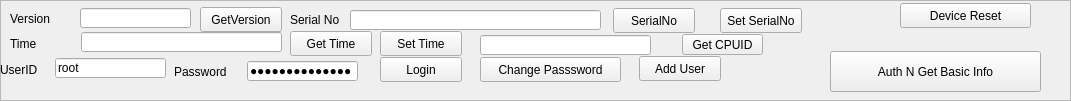
   <widget class="QFrame" name="frame_3">
    <property name="geometry">
     <rect>
      <x>6</x>
      <y>52</y>
      <width>1071</width>
      <height>101</height>
     </rect>
    </property>
    <property name="frameShape">
     <enum>QFrame::StyledPanel</enum>
    </property>
    <property name="frameShadow">
     <enum>QFrame::Raised</enum>
    </property>
    <property name="lineWidth">
     <number>4</number>
    </property>
    <property name="midLineWidth">
     <number>3</number>
    </property>
    <widget class="QLineEdit" name="lineEditVersion">
     <property name="geometry">
      <rect>
       <x>80</x>
       <y>8</y>
       <width>111</width>
       <height>20</height>
      </rect>
     </property>
    </widget>
    <widget class="QLabel" name="label">
     <property name="geometry">
      <rect>
       <x>10</x>
       <y>12</y>
       <width>60</width>
       <height>13</height>
      </rect>
     </property>
     <property name="text">
      <string>Version</string>
     </property>
    </widget>
    <widget class="QPushButton" name="pushButtonGerVersion">
     <property name="geometry">
      <rect>
       <x>200</x>
       <y>7</y>
       <width>82</width>
       <height>25</height>
      </rect>
     </property>
     <property name="text">
      <string>GetVersion</string>
     </property>
    </widget>
    <widget class="QLabel" name="label_2">
     <property name="geometry">
      <rect>
       <x>290</x>
       <y>13</y>
       <width>60</width>
       <height>13</height>
      </rect>
     </property>
     <property name="text">
      <string>Serial No</string>
     </property>
    </widget>
    <widget class="QPushButton" name="pushButtonGetSerialNo">
     <property name="geometry">
      <rect>
       <x>613</x>
       <y>8</y>
       <width>82</width>
       <height>25</height>
      </rect>
     </property>
     <property name="text">
      <string>SerialNo</string>
     </property>
    </widget>
    <widget class="QLineEdit" name="lineEditSerialNo">
     <property name="geometry">
      <rect>
       <x>350</x>
       <y>10</y>
       <width>251</width>
       <height>20</height>
      </rect>
     </property>
    </widget>
    <widget class="QPushButton" name="pushButtonDeviceReset">
     <property name="geometry">
      <rect>
       <x>900</x>
       <y>3</y>
       <width>131</width>
       <height>25</height>
      </rect>
     </property>
     <property name="text">
      <string>Device Reset</string>
     </property>
    </widget>
    <widget class="QLabel" name="label_14">
     <property name="geometry">
      <rect>
       <x>10</x>
       <y>37</y>
       <width>60</width>
       <height>13</height>
      </rect>
     </property>
     <property name="text">
      <string>Time</string>
     </property>
    </widget>
    <widget class="QLineEdit" name="lineEditRTCTime">
     <property name="geometry">
      <rect>
       <x>81</x>
       <y>32</y>
       <width>201</width>
       <height>20</height>
      </rect>
     </property>
    </widget>
    <widget class="QPushButton" name="pushButtonGetRTCTime">
     <property name="geometry">
      <rect>
       <x>290</x>
       <y>31</y>
       <width>82</width>
       <height>25</height>
      </rect>
     </property>
     <property name="text">
      <string>Get Time</string>
     </property>
    </widget>
    <widget class="QPushButton" name="pushButtonSetRTCTime">
     <property name="geometry">
      <rect>
       <x>380</x>
       <y>31</y>
       <width>82</width>
       <height>25</height>
      </rect>
     </property>
     <property name="text">
      <string>Set Time</string>
     </property>
    </widget>
    <widget class="QLabel" name="label_15">
     <property name="geometry">
      <rect>
       <x>174</x>
       <y>65</y>
       <width>60</width>
       <height>13</height>
      </rect>
     </property>
     <property name="text">
      <string>Password</string>
     </property>
    </widget>
    <widget class="QLineEdit" name="lineEditPassword">
     <property name="geometry">
      <rect>
       <x>247</x>
       <y>61</y>
       <width>111</width>
       <height>20</height>
      </rect>
     </property>
     <property name="text">
      <string>midgetfighting</string>
     </property>
     <property name="echoMode">
      <enum>QLineEdit::Password</enum>
     </property>
    </widget>
    <widget class="QPushButton" name="pushButtonLogin">
     <property name="geometry">
      <rect>
       <x>380</x>
       <y>57</y>
       <width>82</width>
       <height>25</height>
      </rect>
     </property>
     <property name="text">
      <string>Login</string>
     </property>
    </widget>
    <widget class="QPushButton" name="pushButtonChangePassword">
     <property name="geometry">
      <rect>
       <x>480</x>
       <y>57</y>
       <width>141</width>
       <height>25</height>
      </rect>
     </property>
     <property name="text">
      <string>Change Passsword</string>
     </property>
    </widget>
    <widget class="QLineEdit" name="lineEditCPUID">
     <property name="geometry">
      <rect>
       <x>480</x>
       <y>35</y>
       <width>171</width>
       <height>20</height>
      </rect>
     </property>
    </widget>
    <widget class="QPushButton" name="pushButtonGetCPUID">
     <property name="geometry">
      <rect>
       <x>682</x>
       <y>34</y>
       <width>81</width>
       <height>21</height>
      </rect>
     </property>
     <property name="text">
      <string>Get CPUID</string>
     </property>
    </widget>
    <widget class="QLineEdit" name="lineEditUserID">
     <property name="geometry">
      <rect>
       <x>55</x>
       <y>58</y>
       <width>111</width>
       <height>20</height>
      </rect>
     </property>
     <property name="text">
      <string>root</string>
     </property>
    </widget>
    <widget class="QLabel" name="label_22">
     <property name="geometry">
      <rect>
       <x>0</x>
       <y>62</y>
       <width>41</width>
       <height>16</height>
      </rect>
     </property>
     <property name="text">
      <string>UserID</string>
     </property>
    </widget>
    <widget class="QPushButton" name="pushButtonAddUser">
     <property name="geometry">
      <rect>
       <x>639</x>
       <y>56</y>
       <width>82</width>
       <height>25</height>
      </rect>
     </property>
     <property name="text">
      <string>Add User</string>
     </property>
    </widget>
    <widget class="QPushButton" name="pushButtonGetBasicInfo">
     <property name="geometry">
      <rect>
       <x>830</x>
       <y>51</y>
       <width>211</width>
       <height>41</height>
      </rect>
     </property>
     <property name="text">
      <string>Auth N Get Basic Info</string>
     </property>
    </widget>
    <widget class="QPushButton" name="pushButtonSetSerial">
     <property name="geometry">
      <rect>
       <x>720</x>
       <y>8</y>
       <width>82</width>
       <height>25</height>
      </rect>
     </property>
     <property name="text">
      <string>Set SerialNo</string>
     </property>
    </widget>
   </widget>
